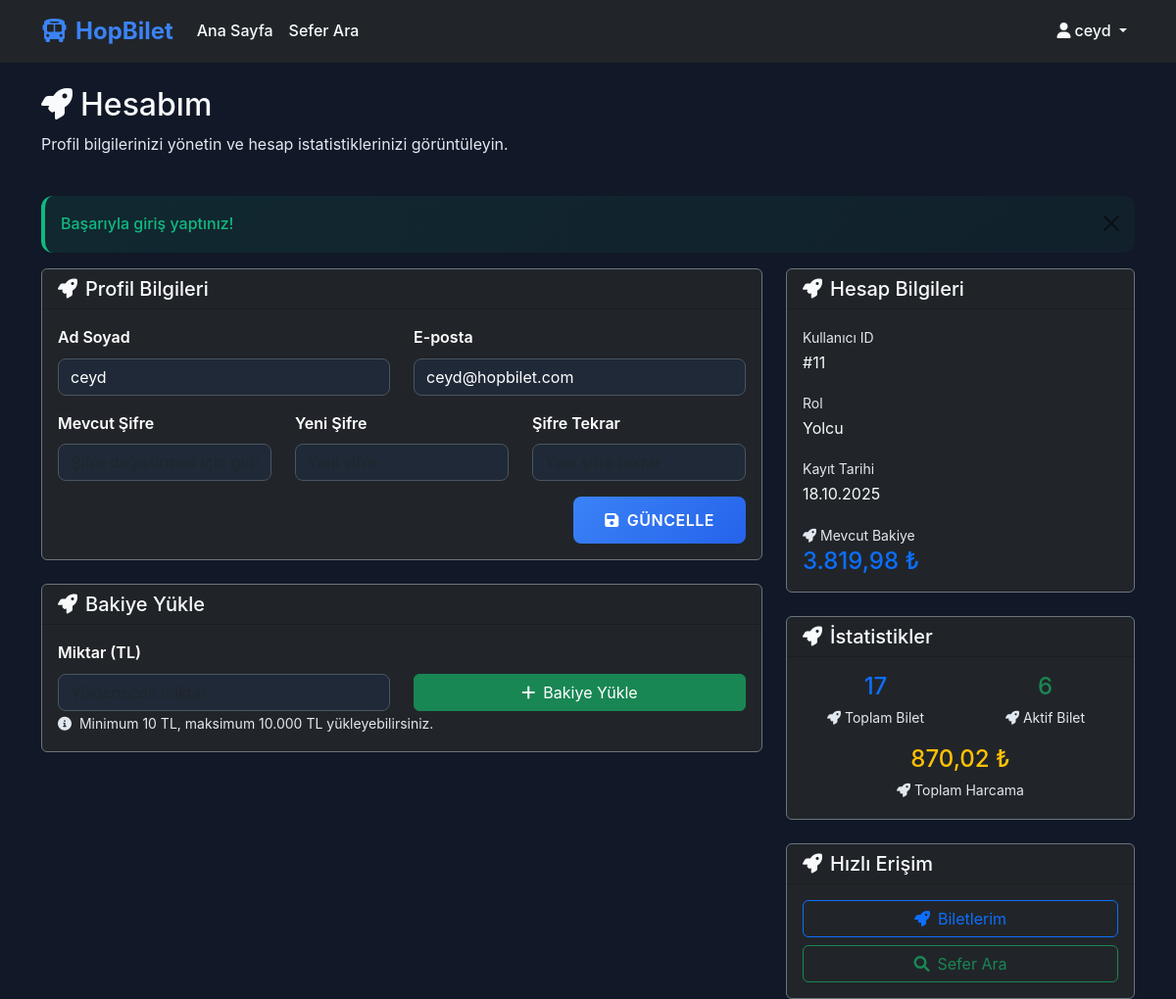
Page /profile.php (signed in) on the committed database.
### tables this page shows
CREATE TABLE users (
            id INTEGER PRIMARY KEY AUTOINCREMENT,
            full_name VARCHAR(100) NOT NULL,
            email VARCHAR(100) UNIQUE NOT NULL,
            role TEXT DEFAULT 'user' CHECK(role IN ('user', 'company', 'admin')),
            password VARCHAR(255) NOT NULL,
            company_id INTEGER,
            balance DECIMAL(10,2) DEFAULT 0.00,
            created_at DATETIME DEFAULT CURRENT_TIMESTAMP,
            FOREIGN KEY (company_id) REFERENCES bus_companies(id)
        );

### profile.php (the view, shortened to what this page needs)
<?php
require_once 'config/database.php';
require_once 'includes/functions.php';
$stmt = $pdo->prepare("SELECT * FROM users WHERE id = ?");
$stmt->execute([$_SESSION['user_id']]);
$user = $stmt->fetch();
$stats = [];
$stmt = $pdo->prepare("SELECT COUNT(*) FROM tickets WHERE user_id = ?");
$stmt->execute([$_SESSION['user_id']]);
$stats['total_tickets'] = $stmt->fetchColumn();
$stmt = $pdo->prepare("SELECT COUNT(*) FROM tickets WHERE user_id = ? AND status = 'active'");
$stmt->execute([$_SESSION['user_id']]);
$stats['active_tickets'] = $stmt->fetchColumn();
$stmt = $pdo->prepare("SELECT SUM(total_price) FROM tickets WHERE user_id = ? AND status = 'active'");
$stmt->execute([$_SESSION['user_id']]);
$stats['total_spent'] = $stmt->fetchColumn() ?: 0;
?>
<!DOCTYPE html>
<html lang="tr">
<head>
    <link href="https://cdn.jsdelivr.net/npm/bootstrap@5.3.0/dist/css/bootstrap.min.css" rel="stylesheet">
    <link href="https://cdnjs.cloudflare.com/ajax/libs/font-awesome/6.0.0/css/all.min.css" rel="stylesheet">
    <link href="assets/css/style.css" rel="stylesheet">
</head>
<body class="dark-theme">
    <nav class="navbar navbar-expand-lg navbar-dark bg-dark">
        <div class="container">
            <a class="navbar-brand fw-bold" href="index.php">
                <i class="fas fa-bus me-2"></i>HopBilet
            </a>
            <div class="collapse navbar-collapse" id="navbarNav">
                <ul class="navbar-nav me-auto">
                    <li class="nav-item">
                        <a class="nav-link" href="index.php">Ana Sayfa</a>
                    </li>
                    <li class="nav-item">
                        <a class="nav-link" href="search.php">Sefer Ara</a>
                    </li>
                </ul>
                <ul class="navbar-nav">
                    <li class="nav-item dropdown">
                        <a class="nav-link dropdown-toggle" href="#" role="button" data-bs-toggle="dropdown">
                            <i class="fas fa-user me-1"></i><?php echo htmlspecialchars($_SESSION['full_name']); ?>
                        </a>
                    </li>
                </ul>
            </div>
        </div>
    </nav>
    <div class="container mt-4">
        <div class="row mb-4">
            <div class="col-12">
                <h2 class="text-white">
                    <i class="fas fa-rocket me-2"></i>Hesabım
                </h2>
                <p class="text-muted">Profil bilgilerinizi yönetin ve hesap istatistiklerinizi görüntüleyin.</p>
            </div>
        </div>
        <div class="row">
            <div class="col-lg-8">
                <div class="card bg-dark border-secondary mb-4">
                    <div class="card-header">
                        <h5 class="text-white mb-0">
                            <i class="fas fa-rocket me-2"></i>Profil Bilgileri
                        </h5>
                    </div>
                    <div class="card-body">
                        <form method="POST">
                            <div class="row">
                                <div class="col-md-6 mb-3">
                                    <label for="full_name" class="form-label">Ad Soyad</label>
                                    <input type="text" class="form-control" id="full_name" name="full_name"
                                           value="<?php echo h($user['full_name']); ?>" required>
                                </div>
                                <div class="col-md-6 mb-3">
                                    <label for="email" class="form-label">E-posta</label>
                                    <input type="email" class="form-control" id="email" name="email"
                                           value="<?php echo h($user['email']); ?>" required>
                                </div>
                            </div>
                            <div class="row">
                                <div class="col-md-4 mb-3">
                                    <label for="current_password" class="form-label">Mevcut Şifre</label>
                                    <input type="password" class="form-control" id="current_password" name="current_password"
                                           placeholder="Şifre değiştirmek için girin">
                                </div>
                                <div class="col-md-4 mb-3">
                                    <label for="new_password" class="form-label">Yeni Şifre</label>
                                    <input type="password" class="form-control" id="new_password" name="new_password"
                                           placeholder="Yeni şifre">
                                </div>
                                <div class="col-md-4 mb-3">
                                    <label for="confirm_password" class="form-label">Şifre Tekrar</label>
                                    <input type="password" class="form-control" id="confirm_password" name="confirm_password"
                                           placeholder="Yeni şifre tekrar">
                                </div>
                            </div>
                            <div class="text-end">
                                <button type="submit" class="btn btn-primary">
                                    <i class="fas fa-save me-2"></i>Güncelle
                                </button>
                            </div>
                        </form>
                    </div>
                </div>
                <div class="card bg-dark border-secondary">
                    <div class="card-header">
                        <h5 class="text-white mb-0">
                            <i class="fas fa-rocket me-2"></i>Bakiye Yükle
                        </h5>
                    </div>
                    <div class="card-body">
                        <form method="POST">
                            <div class="row">
                                <div class="col-md-6">
                                    <label for="amount" class="form-label">Miktar (TL)</label>
                                    <input type="number" class="form-control" id="amount" name="amount"
                                           min="10" max="10000" step="10" placeholder="Yüklenecek miktar" required>
                                </div>
                                <div class="col-md-6 d-flex align-items-end">
                                    <button type="submit" class="btn btn-success w-100">
                                        <i class="fas fa-plus me-2"></i>Bakiye Yükle
                                    </button>
                                </div>
                            </div>
                            <small class="text-muted">
                                <i class="fas fa-info-circle me-1"></i>
                                Minimum 10 TL, maksimum 10.000 TL yükleyebilirsiniz.
                            </small>
                        </form>
                    </div>
                </div>
            </div>
            <div class="col-lg-4">
                <div class="card bg-dark border-secondary mb-4">
                    <div class="card-header">
                        <h5 class="text-white mb-0">
                            <i class="fas fa-rocket me-2"></i>Hesap Bilgileri
                        </h5>
                    </div>
                    <div class="card-body">
                        <div class="mb-3">
                            <small class="text-muted">Kullanıcı ID</small>
                            <p class="text-white mb-0">#<?php echo $user['id']; ?></p>
                        </div>
                        <div class="mb-3">
                            <small class="text-muted">Rol</small>
                            <p class="text-white mb-0">
                                <?php
                                $role_names = [
                                    'user' => 'Yolcu',
                                    'company' => 'Firma Admin',
                                    'admin' => 'Sistem Admin'
                                ];
                                echo $role_names[$user['role']] ?? $user['role'];
                                ?>
                            </p>
                        </div>
                        <div class="mb-3">
                            <small class="text-muted">Kayıt Tarihi</small>
                            <p class="text-white mb-0"><?php echo formatDate($user['created_at'], 'd.m.Y'); ?></p>
                        </div>
                        <div class="mb-0">
                            <small class="text-muted">
                                <i class="fas fa-rocket me-1"></i>Mevcut Bakiye
                            </small>
                            <h4 class="text-primary mb-0"><?php echo formatPrice($user['balance']); ?></h4>
                        </div>
                    </div>
                </div>
                <div class="card bg-dark border-secondary mb-4">
                    <div class="card-header">
                        <h5 class="text-white mb-0">
                            <i class="fas fa-rocket me-2"></i>İstatistikler
                        </h5>
                    </div>
                    <div class="card-body">
                        <div class="row text-center">
                            <div class="col-6 mb-3">
                                <h4 class="text-primary mb-1"><?php echo $stats['total_tickets']; ?></h4>
                                <small class="text-muted">
                                    <i class="fas fa-rocket me-1"></i>Toplam Bilet
                                </small>
                            </div>
                            <div class="col-6 mb-3">
                                <h4 class="text-success mb-1"><?php echo $stats['active_tickets']; ?></h4>
                                <small class="text-muted">
                                    <i class="fas fa-rocket me-1"></i>Aktif Bilet
                                </small>
                            </div>
                            <div class="col-12">
                                <h4 class="text-warning mb-1"><?php echo formatPrice($stats['total_spent']); ?></h4>
                                <small class="text-muted">
                                    <i class="fas fa-rocket me-1"></i>Toplam Harcama
                                </small>
                            </div>
                        </div>
                    </div>
                </div>
                <div class="card bg-dark border-secondary">
                    <div class="card-header">
                        <h5 class="text-white mb-0">
                            <i class="fas fa-rocket me-2"></i>Hızlı Erişim
                        </h5>
                    </div>
                    <div class="card-body">
                        <div class="d-grid gap-2">
                            <a href="tickets.php" class="btn btn-outline-primary">
                                <i class="fas fa-rocket me-2"></i>Biletlerim
                            </a>
                            <a href="search.php" class="btn btn-outline-success">
                                <i class="fas fa-search me-2"></i>Sefer Ara
                            </a>
                        </div>
                    </div>
                </div>
            </div>
        </div>
    </div>
</body>
</html>

### assets/css/style.css (style rules this page uses)
:root { --primary-color: #3b82f6; --primary-dark: #2563eb; --secondary-color: #8b5cf6; --accent-color: #06b6d4; --success-color: #10b981; --warning-color: #f59e0b; --danger-color: #ef4444; --dark-bg: #111827; --dark-surface: #1f2937; --dark-card: #374151; --dark-text: #ffffff; --dark-muted: #cbd5e1; --border-color: #4b5563; --text-high-contrast: #f8fafc; --text-medium: #e2e8f0; }
* { margin: 0; padding: 0; box-sizing: border-box; }
body { font-family: 'Inter', -apple-system, BlinkMacSystemFont, 'Segoe UI', Roboto, sans-serif; background-color: var(--dark-bg); color: var(--dark-text); line-height: 1.6; }
.dark-theme { background-color: var(--dark-bg); color: var(--dark-text); }
.navbar-brand { font-size: 1.5rem; font-weight: 700; color: var(--primary-color) !important; }
.navbar-dark .navbar-nav .nav-link { color: var(--dark-text) !important; font-weight: 500; transition: color 0.3s ease; }
.btn-primary { background: linear-gradient(135deg, var(--primary-color), var(--primary-dark)); border: none; font-weight: 600; padding: 0.75rem 2rem; border-radius: 0.5rem; transition: all 0.3s ease; text-transform: uppercase; letter-spacing: 0.5px; }
.text-white { color: var(--text-high-contrast) !important; }
.text-muted { color: var(--text-medium) !important; }
.card .text-white { color: var(--text-high-contrast) !important; }
.card .text-muted { color: var(--text-medium) !important; }
h1, h2, h3, h4, h5, h6 { color: var(--text-high-contrast) !important; }
.navbar-dark .navbar-nav .nav-link { color: var(--text-high-contrast) !important; font-weight: 500; transition: color 0.3s ease; }
.form-control, .form-select { background-color: var(--dark-surface); border: 1px solid var(--border-color); color: var(--dark-text); border-radius: 0.5rem; transition: all 0.3s ease; }
.form-label { color: var(--dark-text); font-weight: 600; margin-bottom: 0.5rem; }

### rows in the picture
users: full_name "ceyd", email "ceyd@hopbilet.com", id "11", role "Yolcu", created_at "18.10.2025", balance "3.819,98 ₺"

### other values in the picture
$_SESSION['full_name'] "ceyd"
$_SESSION['success_message'] "Başarıyla giriş yaptınız!"
$stats['total_tickets'] "17"
$stats['active_tickets'] "6"
formatPrice($stats['total_spent']) "870,02 ₺"
